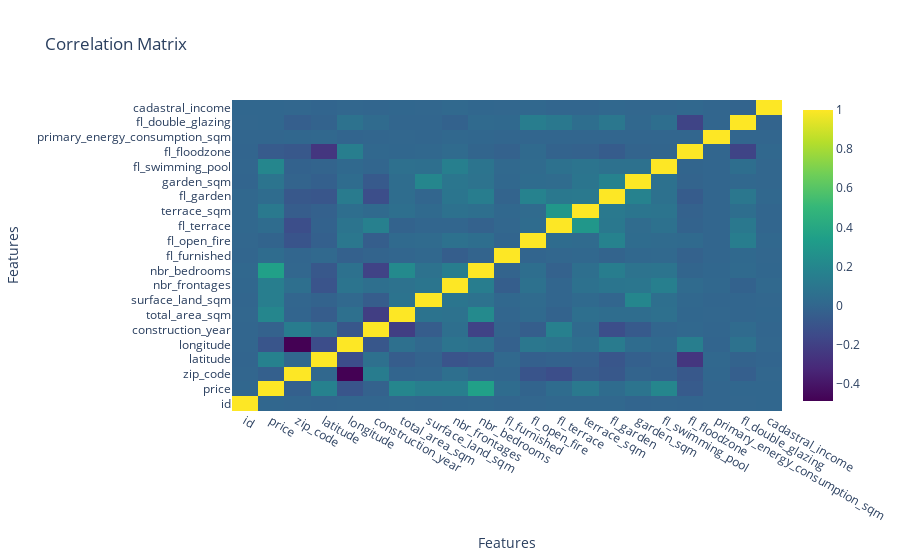

The notebook cell saved with this chart:
### Markdown cell above
**Time to mess with our data**

### Code cell
import pandas as pd
import plotly.graph_objects as go

# Read the .csv file
data = pd.read_csv("../data/cleaned/properties.csv")

# Filter the dataframe to include only numeric columns
numeric_df = data.select_dtypes(include=['int64', 'float64'])

# Create a correlation matrix
correlation_matrix = numeric_df.corr()

# Create a heatmap using Plotly
fig = go.Figure(data=go.Heatmap(
                   z=correlation_matrix.values,
                   x=correlation_matrix.columns,
                   y=correlation_matrix.index,
                   colorscale='Viridis'))

# Set the title and axis labels
fig.update_layout(title='Correlation Matrix',
                  xaxis_title='Features',
                  yaxis_title='Features')

# Show the plot
fig.show()

### Figure 1 — Plotly figure (JSON) as saved in the notebook; plotly's stock layout.template omitted (floating-point values rounded to 4 significant figures; data arrays with more than 128 entries replaced by an {"elided": "..."} marker saying what was removed)
{"data": [{"colorscale": [[0, "#440154"], [0.1111, "#482878"], [0.2222, "#3e4989"], [0.3333, "#31688e"], [0.4444, "#26828e"], [0.5556, "#1f9e89"], [0.6667, "#35b779"], [0.7778, "#6ece58"], [0.8889, "#b5de2b"], [1, "#fde725"]], "type": "heatmap", "x": ["id", "price", "zip_code", "latitude", "longitude", "construction_year", "total_area_sqm", "surface_land_sqm", "nbr_frontages", "nbr_bedrooms", "fl_furnished", "fl_open_fire", "fl_terrace", "terrace_sqm", "fl_garden", "garden_sqm", "fl_swimming_pool", "fl_floodzone", "primary_energy_consumption_sqm", "fl_double_glazing", "cadastral_income"], "y": ["id", "price", "zip_code", "latitude", "longitude", "construction_year", "total_area_sqm", "surface_land_sqm", "nbr_frontages", "nbr_bedrooms", "fl_furnished", "fl_open_fire", "fl_terrace", "terrace_sqm", "fl_garden", "garden_sqm", "fl_swimming_pool", "fl_floodzone", "primary_energy_consumption_sqm", "fl_double_glazing", "cadastral_income"], "z": {"elided": "21x21 float values"}}], "layout": {"title": {"text": "Correlation Matrix"}, "xaxis": {"title": {"text": "Features"}}, "yaxis": {"title": {"text": "Features"}}}}
